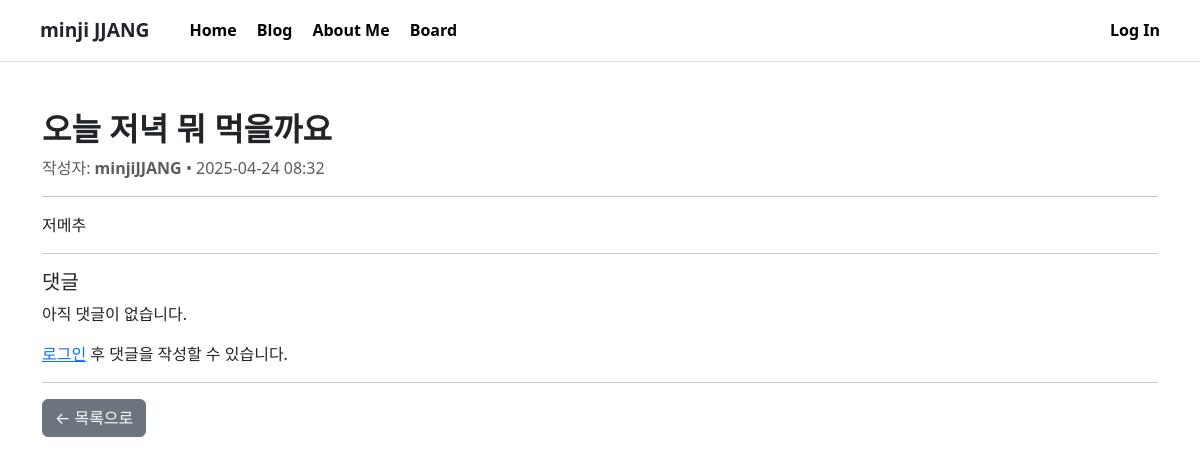
The page /board/1/ on the database its author committed.
### board/models.py (models this page shows, shortened)
class Post(models.Model):
    title = models.CharField(max_length=200)
    content = models.TextField()
    author = models.ForeignKey(User, on_delete=models.CASCADE)
    created_at = models.DateTimeField(auto_now_add=True)
    category = models.CharField(
        max_length=20,
        choices=[
            ('자유게시판', '자유게시판'),
            ('Q&A', 'Q&A'),
            ('잡담', '잡담')
        ],
        default='자유게시판'
    )

### board/views.py (the view)
# urls.py: path('<int:pk>/', views.board_detail, name='board_detail'),
def board_detail(request, pk):
    post = get_object_or_404(Post, pk=pk)
    if request.method == 'POST':
        if request.user.is_authenticated:
            form = CommentForm(request.POST)
            if form.is_valid():
                comment = form.save(commit=False)
                comment.post = post
                comment.author = request.user
                comment.save()
                return redirect('board_detail', pk=post.pk)
    else:
        form = CommentForm()
    comments = post.comments.all().order_by('-created_at')
    return render(request, 'board/board_detail.html', {
        'post': post, 'form': form, 'comments': comments
    })

### templates/board/board_detail.html (shortened to what this page needs)
<!DOCTYPE html>
<html lang="ko">
<head>
  <link href="https://cdn.jsdelivr.net/npm/bootstrap@5.3.0/dist/css/bootstrap.min.css" rel="stylesheet">
</head>
<body>
  <nav style="background-color: white; padding: 16px 40px; border-bottom: 1px solid #ddd;">
    <div style="display: flex; align-items: center; justify-content: space-between; width: 100%;">
      <div style="display: flex; align-items: center; gap: 40px;">
        <div style="font-size: 1.2rem; font-weight: bold;">minji JJANG</div>
        <div style="display: flex; gap: 20px;">
          <a href="/" style="text-decoration: none; font-weight: bold; color: black;">Home</a>
          <a href="/blog/" style="text-decoration: none; font-weight: bold; color: black;">Blog</a>
          <a href="/about/" style="text-decoration: none; font-weight: bold; color: black;">About Me</a>
          <a href="/board/" style="text-decoration: none; font-weight: bold; color: black;">Board</a>
        </div>
      </div>
      <div>
        {% if user.is_authenticated %}
          <a href="/accounts/logout/" style="text-decoration: none; font-weight: bold; color: black;">Log Out</a>
        {% else %}
          <a href="/accounts/login/" style="text-decoration: none; font-weight: bold; color: black;">Log In</a>
        {% endif %}
      </div>
    </div>
  </nav>
  <div class="container my-5">
    <h2 class="fw-bold">{{ post.title }}</h2>
    <p class="text-muted">작성자: <strong>{{ post.author.username }}</strong> • {{ post.created_at|date:"Y-m-d H:i" }}</p>
    <hr>
    <p style="white-space: pre-line">{{ post.content }}</p>
    <hr>
    <h5>댓글</h5>
    {% for comment in comments %}
      <div class="border p-2 my-2">
        <p><strong>{{ comment.author }}</strong> {{ comment.created_at|date:"Y-m-d H:i" }}</p>
        <p>{{ comment.content }}</p>
        {% if user == comment.author %}
          <a href="{% url 'comment_edit' comment.pk %}" class="btn btn-sm btn-outline-primary">댓글 수정</a>
          <a href="{% url 'comment_delete' comment.pk %}" class="btn btn-sm btn-outline-danger">댓글 삭제</a>
        {% endif %}
      </div>
    {% empty %}
      <p>아직 댓글이 없습니다.</p>
    {% endfor %}
    {% if user.is_authenticated %}
      <form method="post">
        {% csrf_token %}
        {{ form.as_p }}
        <button type="submit" class="btn btn-primary">댓글 달기</button>
      </form>
    {% else %}
      <p><a href="/accounts/login/">로그인</a> 후 댓글을 작성할 수 있습니다.</p>
    {% endif %}
    <hr>
    <a href="{% url 'board_list' %}" class="btn btn-secondary">← 목록으로</a>
  </div>
</body>
</html>

### rows shown on the page
Post: title "오늘 저녁 뭐 먹을까요", author.username "minjiJJANG", created_at "2025-04-24 08:32", content "저메추"
